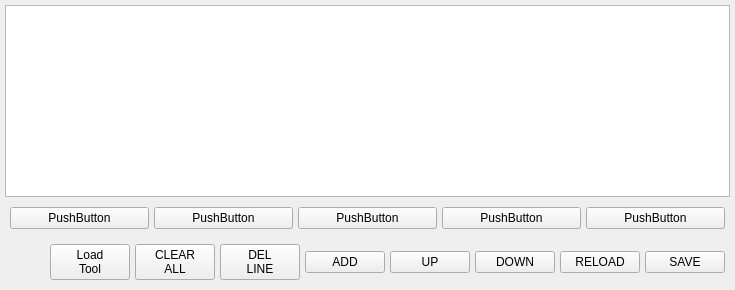
               <widget class="QWidget" name="tooltable">
                <layout class="QVBoxLayout" name="verticalLayout_13">
                 <property name="spacing">
                  <number>5</number>
                 </property>
                 <property name="leftMargin">
                  <number>5</number>
                 </property>
                 <property name="topMargin">
                  <number>5</number>
                 </property>
                 <property name="rightMargin">
                  <number>5</number>
                 </property>
                 <property name="bottomMargin">
                  <number>5</number>
                 </property>
                 <item>
                  <widget class="ToolTable" name="toolTbl">
                   <property name="displayColumns" stdset="0">
                    <string>TPXYZADR</string>
                   </property>
                   <property name="confirmActions" stdset="0">
                    <bool>true</bool>
                   </property>
                   <property name="currentToolColor" stdset="0">
                    <color>
                     <red>235</red>
                     <green>235</green>
                     <blue>235</blue>
                    </color>
                   </property>
                   <property name="currentToolBackground" stdset="0">
                    <color>
                     <red>0</red>
                     <green>128</green>
                     <blue>0</blue>
                    </color>
                   </property>
                   <attribute name="horizontalHeaderDefaultSectionSize">
                    <number>80</number>
                   </attribute>
                   <attribute name="horizontalHeaderShowSortIndicator" stdset="0">
                    <bool>false</bool>
                   </attribute>
                   <attribute name="verticalHeaderDefaultSectionSize">
                    <number>55</number>
                   </attribute>
                  </widget>
                 </item>
                 <item>
                  <widget class="QWidget" name="widget_14" native="true">
                   <layout class="QHBoxLayout" name="horizontalLayout_9">
                    <property name="spacing">
                     <number>5</number>
                    </property>
                    <property name="leftMargin">
                     <number>5</number>
                    </property>
                    <property name="topMargin">
                     <number>5</number>
                    </property>
                    <property name="rightMargin">
                     <number>5</number>
                    </property>
                    <property name="bottomMargin">
                     <number>5</number>
                    </property>
                    <item>
                     <widget class="QPushButton" name="pushButton_44">
                      <property name="text">
                       <string>PushButton</string>
                      </property>
                     </widget>
                    </item>
                    <item>
                     <widget class="QPushButton" name="pushButton_43">
                      <property name="text">
                       <string>PushButton</string>
                      </property>
                     </widget>
                    </item>
                    <item>
                     <widget class="QPushButton" name="pushButton_42">
                      <property name="text">
                       <string>PushButton</string>
                      </property>
                     </widget>
                    </item>
                    <item>
                     <widget class="QPushButton" name="pushButton_29">
                      <property name="text">
                       <string>PushButton</string>
                      </property>
                     </widget>
                    </item>
                    <item>
                     <widget class="QPushButton" name="pushButton_28">
                      <property name="text">
                       <string>PushButton</string>
                      </property>
                     </widget>
                    </item>
                   </layout>
                  </widget>
                 </item>
                 <item>
                  <widget class="QWidget" name="horizontalWidget" native="true">
                   <layout class="QHBoxLayout" name="horizontalLayout_7">
                    <property name="spacing">
                     <number>5</number>
                    </property>
                    <property name="leftMargin">
                     <number>5</number>
                    </property>
                    <property name="topMargin">
                     <number>5</number>
                    </property>
                    <property name="rightMargin">
                     <number>5</number>
                    </property>
                    <property name="bottomMargin">
                     <number>5</number>
                    </property>
                    <item>
                     <spacer name="horizontalSpacer_3">
                      <property name="orientation">
                       <enum>Qt::Horizontal</enum>
                      </property>
                      <property name="sizeHint" stdset="0">
                       <size>
                        <width>40</width>
                        <height>20</height>
                       </size>
                      </property>
                     </spacer>
                    </item>
                    <item>
                     <widget class="QPushButton" name="btnToolLoadTool">
                      <property name="text">
                       <string>Load
Tool</string>
                      </property>
                      <property name="ToolTblBtn" stdset="0">
                       <string/>
                      </property>
                     </widget>
                    </item>
                    <item>
                     <widget class="QPushButton" name="btnToolClear">
                      <property name="text">
                       <string>CLEAR
ALL</string>
                      </property>
                      <property name="ToolTblBtn" stdset="0">
                       <string/>
                      </property>
                     </widget>
                    </item>
                    <item>
                     <widget class="QPushButton" name="btnToolDel">
                      <property name="text">
                       <string>DEL
LINE</string>
                      </property>
                      <property name="ToolTblBtn" stdset="0">
                       <string/>
                      </property>
                     </widget>
                    </item>
                    <item>
                     <widget class="QPushButton" name="btnToolAdd">
                      <property name="text">
                       <string>ADD</string>
                      </property>
                      <property name="ToolTblBtn" stdset="0">
                       <string/>
                      </property>
                     </widget>
                    </item>
                    <item>
                     <widget class="QPushButton" name="btnToolUp">
                      <property name="text">
                       <string>UP</string>
                      </property>
                      <property name="ToolTblBtn" stdset="0">
                       <string/>
                      </property>
                     </widget>
                    </item>
                    <item>
                     <widget class="QPushButton" name="btnToolDown">
                      <property name="text">
                       <string>DOWN</string>
                      </property>
                      <property name="ToolTblBtn" stdset="0">
                       <string/>
                      </property>
                     </widget>
                    </item>
                    <item>
                     <widget class="QPushButton" name="btnToolReload">
                      <property name="text">
                       <string>RELOAD</string>
                      </property>
                      <property name="ToolTblBtn" stdset="0">
                       <string/>
                      </property>
                     </widget>
                    </item>
                    <item>
                     <widget class="QPushButton" name="btnToolSave">
                      <property name="text">
                       <string>SAVE</string>
                      </property>
                      <property name="ToolTblBtn" stdset="0">
                       <string/>
                      </property>
                     </widget>
                    </item>
                   </layout>
                  </widget>
                 </item>
                </layout>
               </widget>
